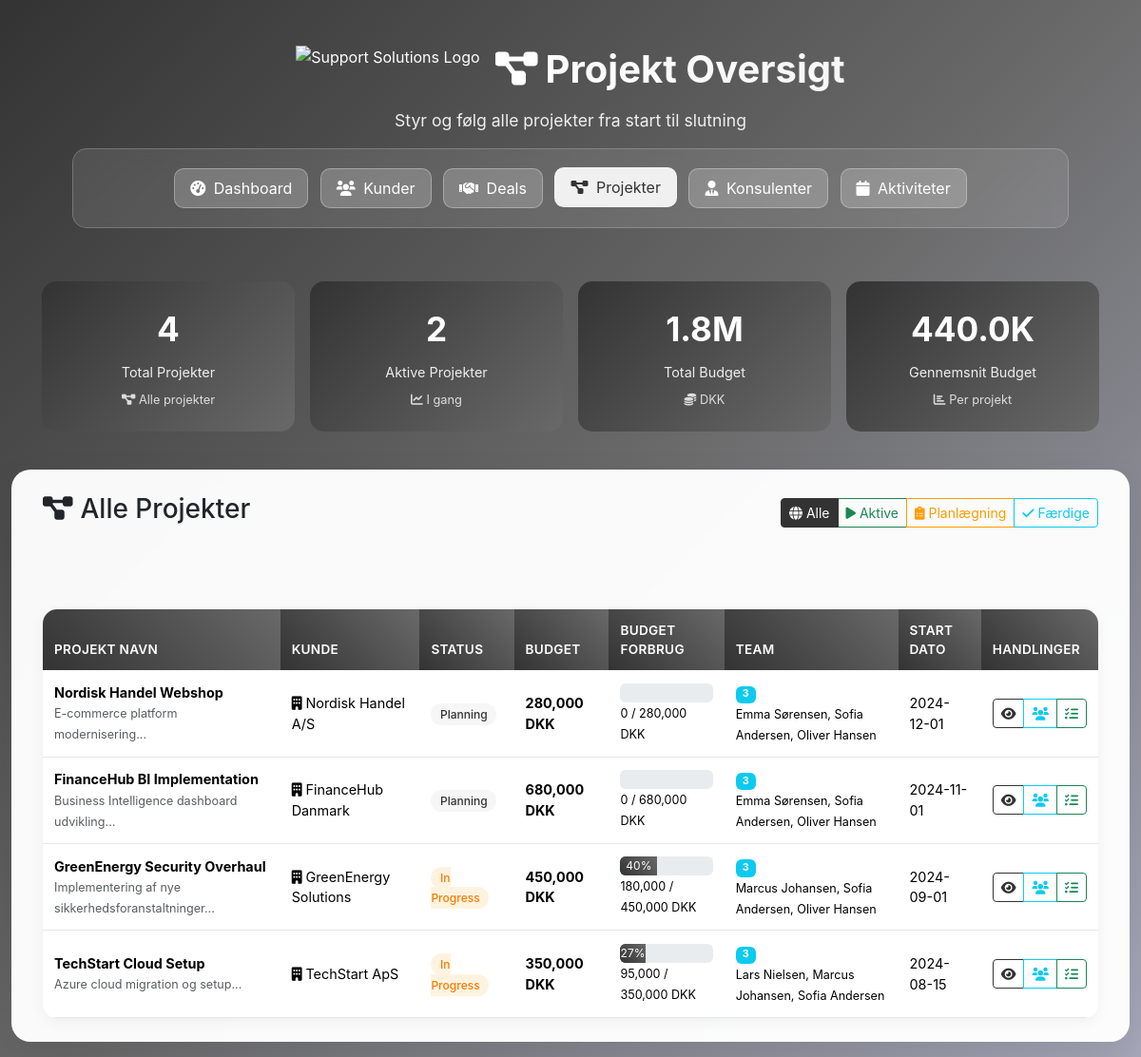
The app's page /projects with its own data.
### tables this page shows
CREATE TABLE projects (
    id INTEGER PRIMARY KEY AUTOINCREMENT,
    customer_id INTEGER,
    deal_id INTEGER,
    name TEXT NOT NULL,
    description TEXT,
    project_type TEXT, -- Website, App Development, Cloud Migration, IT Support, Security Audit
    status TEXT DEFAULT 'Planning', -- Planning, In Progress, On Hold, Completed, Cancelled
    start_date DATE,
    end_date DATE,
    budget REAL,
    actual_cost REAL DEFAULT 0,
    hours_estimated REAL,
    hours_actual REAL DEFAULT 0,
    created_at DATETIME DEFAULT CURRENT_TIMESTAMP,
    updated_at DATETIME DEFAULT CURRENT_TIMESTAMP,
    FOREIGN KEY(customer_id) REFERENCES customers(id),
    FOREIGN KEY(deal_id) REFERENCES deals(id)
);

### web.py (the view)
@app.route("/projects")
def projects():
    try:
        projects_data = run_query("""
            SELECT p.*, c.company_name as customer_name,
                   GROUP_CONCAT(co.name, ', ') as consultant_names,
                   COUNT(pc.consultant_id) as consultant_count
            FROM projects p
            LEFT JOIN customers c ON p.customer_id = c.id
            LEFT JOIN project_consultants pc ON p.id = pc.project_id
            LEFT JOIN consultants co ON pc.consultant_id = co.id
            GROUP BY p.id
            ORDER BY p.start_date DESC
        """)
        stats = {
            'total': len(projects_data),
            'active': len([p for p in projects_data if p['status'] == 'In Progress']),
            'total_budget': sum([p['budget'] for p in projects_data]),
            'avg_budget': sum([p['budget'] for p in projects_data]) / len(projects_data) if projects_data else 0
        }
        return render_template("projects.html", projects=projects_data, stats=stats)
    except Exception as e:
        return render_template("projects.html", projects=[], stats={}, error=str(e))

### app/db.py (called while the page is built)
def get_connection():
    return sqlite3.connect(DB_PATH)

def run_query(query: str, params: tuple = ()):
    conn = get_connection()
    conn.row_factory = sqlite3.Row
    cur = conn.cursor()
    cur.execute(query, params)
    rows = cur.fetchall()
    conn.close()
    return [dict(row) for row in rows]

### templates/projects.html (shortened to what this page needs)
<!DOCTYPE html>
<html lang="da">
<head>
    <link href="https://cdn.jsdelivr.net/npm/bootstrap@5.3.2/dist/css/bootstrap.min.css" rel="stylesheet">
    <link href="https://cdnjs.cloudflare.com/ajax/libs/font-awesome/6.0.0/css/all.min.css" rel="stylesheet">
    <link rel="stylesheet" href="{{ url_for('static', filename='style.css') }}">
</head>
<body>
    <div class="main-container">
        <div class="container-fluid">
            <div class="hero-section">
                <div class="d-flex align-items-center justify-content-center mb-3">
                    <img src="https://support-solutions.dk/wp-content/uploads/Logo-hvid-web.png"
                         alt="Support Solutions Logo"
                         style="height: 50px; width: auto; margin-right: 1rem;">
                    <h1 class="hero-title mb-0">
                        <i class="fas fa-project-diagram me-2"></i>Projekt Oversigt
                    </h1>
                </div>
                <p class="hero-subtitle">
                    Styr og følg alle projekter fra start til slutning
                </p>
                <div class="crm-nav">
                    <a href="/" class="nav-btn">
                        <i class="fas fa-tachometer-alt me-1"></i> Dashboard
                    </a>
                    <a href="/customers" class="nav-btn">
                        <i class="fas fa-users me-1"></i> Kunder
                    </a>
                    <a href="/deals" class="nav-btn">
                        <i class="fas fa-handshake me-1"></i> Deals
                    </a>
                    <a href="/projects" class="nav-btn active">
                        <i class="fas fa-project-diagram me-1"></i> Projekter
                    </a>
                    <a href="/consultants" class="nav-btn">
                        <i class="fas fa-user-tie me-1"></i> Konsulenter
                    </a>
                    <a href="/activities" class="nav-btn">
                        <i class="fas fa-calendar me-1"></i> Aktiviteter
                    </a>
                </div>
            </div>
            <div class="quick-insights">
                <div class="insight-card">
                    <div class="insight-number">{{ stats.total or 0 }}</div>
                    <div class="insight-label">Total Projekter</div>
                    <div class="insight-trend"><i class="fas fa-project-diagram"></i> Alle projekter</div>
                </div>
                <div class="insight-card">
                    <div class="insight-number">{{ stats.active or 0 }}</div>
                    <div class="insight-label">Aktive Projekter</div>
                    <div class="insight-trend"><i class="fas fa-chart-line"></i> I gang</div>
                </div>
                <div class="insight-card">
                    <div class="insight-number">{{ "%.1f"|format((stats.total_budget or 0) / 1000000) }}M</div>
                    <div class="insight-label">Total Budget</div>
                    <div class="insight-trend"><i class="fas fa-coins"></i> DKK</div>
                </div>
                <div class="insight-card">
                    <div class="insight-number">{{ "%.1f"|format((stats.avg_budget or 0) / 1000) }}K</div>
                    <div class="insight-label">Gennemsnit Budget</div>
                    <div class="insight-trend"><i class="fas fa-chart-bar"></i> Per projekt</div>
                </div>
            </div>
            <div class="glass-card">
                <div class="search-section">
                    <div class="d-flex justify-content-between align-items-center mb-3">
                        <h3><i class="fas fa-project-diagram me-2"></i>Alle Projekter</h3>
                        <div class="btn-group">
                            <button class="btn btn-outline-primary btn-sm active" onclick="filterProjects('all')">
                                <i class="fas fa-globe"></i> Alle
                            </button>
                            <button class="btn btn-outline-success btn-sm" onclick="filterProjects('active')">
                                <i class="fas fa-play"></i> Aktive
                            </button>
                            <button class="btn btn-outline-warning btn-sm" onclick="filterProjects('planning')">
                                <i class="fas fa-clipboard-list"></i> Planlægning
                            </button>
                            <button class="btn btn-outline-info btn-sm" onclick="filterProjects('completed')">
                                <i class="fas fa-check"></i> Færdige
                            </button>
                        </div>
                    </div>
                </div>
                <div class="result-section">
                    <div class="table-responsive">
                        <table class="table table-hover" id="projectTable">
                            <thead>
                                <tr>
                                    <th>Projekt Navn</th>
                                    <th>Kunde</th>
                                    <th>Status</th>
                                    <th>Budget</th>
                                    <th>Budget Forbrug</th>
                                    <th>Team</th>
                                    <th>Start Dato</th>
                                    <th>Handlinger</th>
                                </tr>
                            </thead>
                            <tbody>
                                {% for project in projects %}
                                <tr data-status="{{ project.status }}" data-customer="{{ project.customer_name or '' }}">
                                    <td>
                                        <strong>{{ project.name }}</strong>
                                        {% if project.description %}
                                        <br><small class="text-muted">{{ project.description[:50] }}...</small>
                                        {% endif %}
                                    </td>
                                    <td>
                                        {% if project.customer_name %}
                                        <i class="fas fa-building me-1"></i>{{ project.customer_name }}
                                        {% else %}
                                        <span class="text-muted">Ingen kunde</span>
                                        {% endif %}
                                    </td>
                                    <td>
                                        <span class="status-badge
                                            {% if project.status == 'In Progress' %}badge-progress{% endif %}
                                            {% if project.status == 'Planning' %}badge-planning{% endif %}
                                        ">{{ project.status }}</span>
                                    </td>
                                    <td>
                                        <strong>{{ "{:,.0f}".format(project.budget) }} DKK</strong>
                                    </td>
                                    <td>
                                        {% set usage_percent = ((project.actual_cost or 0) / project.budget * 100) if project.budget > 0 else 0 %}
                                        <div class="progress" style="height: 20px;">
                                            <div class="progress-bar
                                                {% if usage_percent < 75 %}bg-success{% endif %}
                                                {% if usage_percent >= 90 %}bg-danger{% endif %}"
                                                data-width="{{ usage_percent|round(0) }}">
                                                {{ "%.0f"|format(usage_percent) }}%
                                            </div>
                                        </div>
                                        <small>{{ "{:,.0f}".format(project.actual_cost or 0) }} / {{ "{:,.0f}".format(project.budget) }} DKK</small>
                                    </td>
                                    <td>
                                        <span class="badge bg-info">{{ project.consultant_count or 0 }}</span>
                                        {% if project.consultant_names %}
                                        <br><small>{{ project.consultant_names }}</small>
                                        {% endif %}
                                    </td>
                                    <td>{{ project.start_date or 'Ikke sat' }}</td>
                                    <td>
                                        <div class="btn-group btn-group-sm">
                                            <a href="/project/{{ project.id }}" class="btn btn-outline-primary">
                                                <i class="fas fa-eye"></i>
                                            </a>
                                            <button class="btn btn-outline-info" data-project-id="{{ project.id }}" onclick="viewProjectTeam(this.dataset.projectId)">
                                                <i class="fas fa-users"></i>
                                            </button>
                                            <button class="btn btn-outline-success" data-project-id="{{ project.id }}" onclick="updateProgress(this.dataset.projectId)">
                                                <i class="fas fa-tasks"></i>
                                            </button>
                                        </div>
                                    </td>
                                </tr>
                                {% endfor %}
                            </tbody>
                        </table>
                    </div>
                </div>
            </div>
        </div>
    </div>
</body>
</html>

### static/style.css (style rules this page uses)
:root { --primary: #333333; --primary-dark: #000000; --secondary: #696969; --success: #1634F; --danger: #FF9C00; --warning: #444655; --info: #0E1F3F; --light-bg: #F6F6F6; --border: #E6E6E6; --support-blue: #1634F; --support-light: #A8AABC; --accent: #4E5056; --text-primary: #333333; --text-secondary: #696969; --text-muted: #A8AABC; --text-white: #FFFFFF; --color-orange: #FF9C00; --color-blue-navy: #0E1F3F; }
body { background: linear-gradient(135deg, #333333 0%, #696969 50%, #A8AABC 100%); font-family: 'Inter', -apple-system, BlinkMacSystemFont, sans-serif; min-height: 100vh; }
.main-container { min-height: 100vh; padding: 1rem 0; }
.glass-card { background: rgba(255, 255, 255, 0.97); backdrop-filter: blur(12px); border-radius: 20px; border: 1px solid rgba(255, 255, 255, 0.2); box-shadow: 0 25px 50px rgba(0, 0, 0, 0.1); }
.hero-section { text-align: center; padding: 2rem 2rem 1rem 2rem; color: white; }
.hero-title { font-size: 2.5rem; font-weight: 700; margin-bottom: 0.5rem; background: linear-gradient(45deg, #fff, #F6F6F6); -webkit-background-clip: text; background-clip: text; -webkit-text-fill-color: transparent; }
.hero-subtitle { font-size: 1.1rem; opacity: 0.9; margin-bottom: 1rem; }
.crm-nav { background: rgba(255, 255, 255, 0.1); backdrop-filter: blur(10px); border-radius: 15px; padding: 1rem; margin: 1rem 2rem; border: 1px solid rgba(255, 255, 255, 0.2); }
.nav-btn { background: rgba(255, 255, 255, 0.2); border: 1px solid rgba(255, 255, 255, 0.3); color: white; border-radius: 10px; padding: 0.5rem 1rem; margin: 0.25rem; transition: all 0.3s ease; text-decoration: none; display: inline-block; }
.nav-btn:hover, .nav-btn.active { background: rgba(255, 255, 255, 0.9); color: var(--primary); transform: translateY(-1px); text-decoration: none; }
.search-section { padding: 1.5rem 2rem; }
.quick-insights { display: grid; grid-template-columns: repeat(auto-fit, minmax(250px, 1fr)); gap: 1rem; padding: 1.5rem 2rem; margin-bottom: 1rem; }
.insight-card { background: linear-gradient(135deg, var(--primary), var(--secondary)); color: white; border-radius: 15px; padding: 1.5rem; text-align: center; border: none; transition: all 0.3s ease; cursor: pointer; }
.insight-number { font-size: 2.2rem; font-weight: 700; margin-bottom: 0.5rem; }
.insight-label { font-size: 0.9rem; opacity: 0.9; }
.insight-trend { font-size: 0.8rem; margin-top: 0.5rem; opacity: 0.8; }
.result-section { padding: 1.5rem 2rem; margin-top: 1rem; }
.table-responsive { border-radius: 15px; overflow: hidden; box-shadow: 0 4px 15px rgba(0, 0, 0, 0.05); max-height: 500px; overflow-y: auto; }
.table { margin-bottom: 0; font-size: 0.9rem; }
.table thead th { background: linear-gradient(45deg, var(--primary), var(--secondary)); color: white; border: none; padding: 0.75rem; font-weight: 600; font-size: 0.85rem; text-transform: uppercase; letter-spacing: 0.3px; position: sticky; top: 0; }
.table tbody td { padding: 0.75rem; border-color: var(--border); vertical-align: middle; }
.table tbody tr:nth-child(even) { background: var(--light-bg); }
.status-badge { padding: 0.25rem 0.6rem; border-radius: 20px; font-size: 0.75rem; font-weight: 500; }
.badge-progress { background: #fff3e0; color: #f57c00; }
.badge-planning { background: var(--light-bg); color: var(--primary); }
.btn-group .btn.active { background: var(--primary); color: white; border-color: var(--primary); }
.d-flex img { transition: all 0.3s ease; }
.btn-outline-primary { color: var(--primary); border-color: var(--primary); }
.btn-outline-warning { color: var(--color-orange); border-color: var(--color-orange); }
.progress-bar { background: linear-gradient(45deg, var(--primary), var(--secondary)); }

### records on screen
projects: name "Nordisk Handel Webshop", description "E-commerce platform modernisering", customer_name "Nordisk Handel A/S", status "Planning", budget "280,000", actual_cost "0", consultant_count "3", consultant_names "Emma Sørensen, Sofia Andersen, Oliver Hansen", start_date "2024-12-01"
projects: name "FinanceHub BI Implementation", description "Business Intelligence dashboard udvikling", customer_name "FinanceHub Danmark", status "Planning", budget "680,000", actual_cost "0", consultant_count "3", consultant_names "Emma Sørensen, Sofia Andersen, Oliver Hansen", start_date "2024-11-01"
projects: name "GreenEnergy Security Overhaul", description "Implementering af nye sikkerhedsforanstaltninger", customer_name "GreenEnergy Solutions", status "In Progress", budget "450,000", {{ usage_percent|round(0) }} 40.0 (drawn), usage_percent "40", actual_cost "180,000", consultant_count "3", consultant_names "Marcus Johansen, Sofia Andersen, Oliver Hansen", start_date "2024-09-01"
projects: name "TechStart Cloud Setup", description "Azure cloud migration og setup", customer_name "TechStart ApS", status "In Progress", budget "350,000", {{ usage_percent|round(0) }} 27.0 (drawn), usage_percent "27", actual_cost "95,000", id "3", consultant_names "Lars Nielsen, Marcus Johansen, Sofia Andersen", start_date "2024-08-15"

### other values on screen
{{ stats.total or 0 }} "4"
{{ stats.active or 0 }} "2"
{{ "%.1f"|format((stats.total_budget or 0) / 1000000) }} "1.8"
{{ "%.1f"|format((stats.avg_budget or 0) / 1000) }} "440.0"
